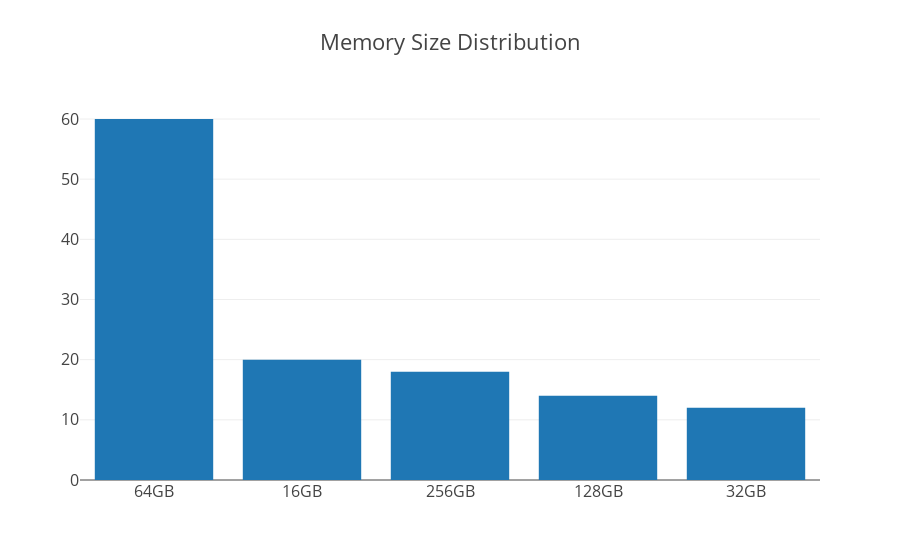

Notebook cell for this chart:
### Code cell
data_size = [go.Bar(
            x=size_str,
            y=list(size)
    )]

iplot({'data':data_size, 'layout':{'title': 'Memory Size Distribution',
                          'font': dict(size=16)}}, filename='basic-bar')

### Figure 1 — Plotly figure (JSON) as saved in the notebook; plotly's stock layout.template omitted (floating-point values rounded to 4 significant figures)
{"data": [{"type": "bar", "uid": "196934a2-c6cd-11e8-836d-6a000073fc60", "x": ["64GB", "16GB", "256GB", "128GB", "32GB"], "y": [60, 20, 18, 14, 12]}], "layout": {"font": {"size": 16}, "title": "Memory Size Distribution"}}
